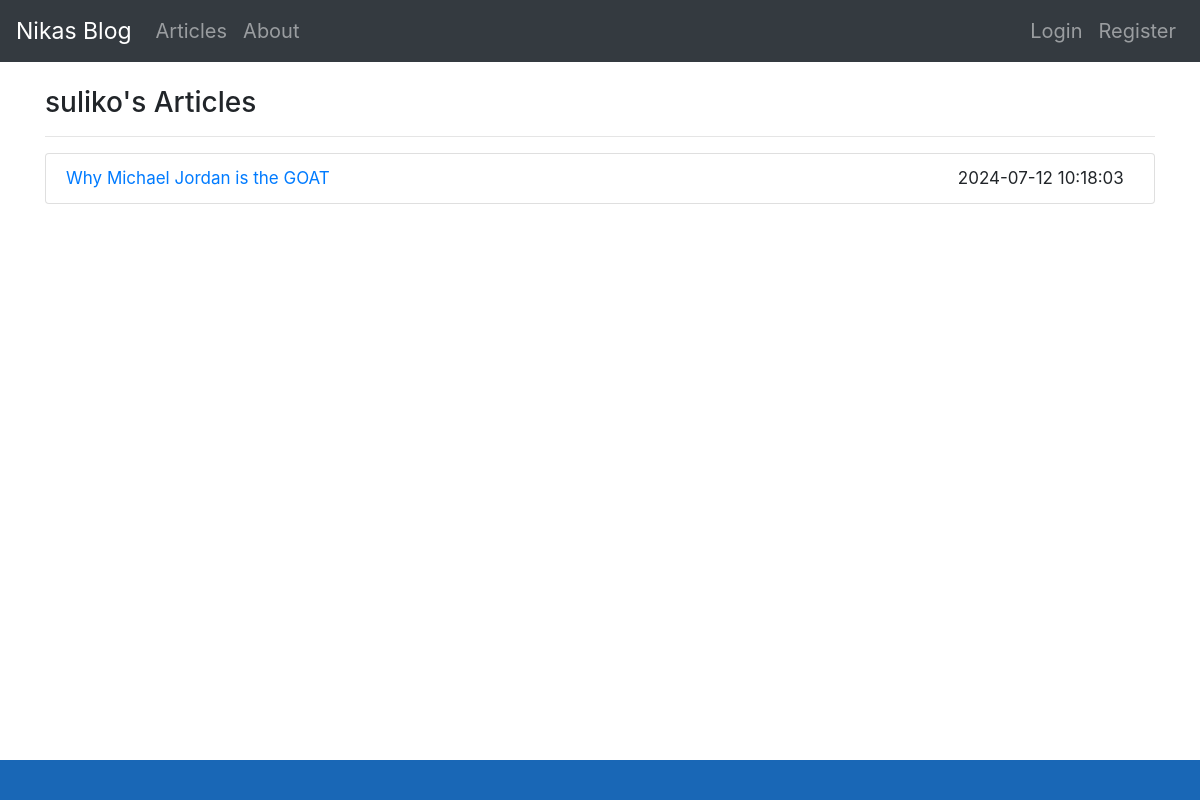
The app's page /userArticles/suliko with its own data.
### tables this page shows
CREATE TABLE articles(
                    articleID INTEGER PRIMARY KEY AUTOINCREMENT,
                    title TEXT,
                    author TEXT,
                    content TEXT,
                    created_date DATETIME DEFAULT CURRENT_TIMESTAMP
                    );

### blog/app/app.py (the view)
@app.route("/userArticles/<string:author>")
def userArticles(author):
    query = "SELECT * FROM articles WHERE author = ?"
    dbCursor.execute(query, (author,))
    result = dbCursor.fetchall()
    if len(result) > 0:
        articles = result
        return render_template("userArticles.html", articles=articles, author=author)
    return render_template("userArticles.html")

### blog/app/templates/userArticles.html (shortened to what this page needs)
{% extends 'layout.html' %}
{% block body %}
<h3>{{author}}'s Articles</h3>
<hr />
{% if articles %}
<ul class="list-group">
  {% for article in articles %}
  <li class="list-group-item d-flex justify-content-between align-items-center">
    <div class="mr-auto">
      <a href="/article/{{article.articleID}}">{{article.title}}</a>
    </div>
    <div class="ml-auto">
      <span class="badge-pill">{{article.created_date}}</span>
    </div>
  </li>
  {% endfor %}
</ul>
{% else %}
<div class="alert alert-warning">This user has no article yet.</div>
{% endif %} {% endblock body %}

### blog/app/static/stylesheets/style.css (style rules this page uses)
body { font-size: 17px; }

### records on screen
articles: author "suliko", title "Why Michael Jordan is the GOAT", created_date "2024-07-12 10:18:03"
